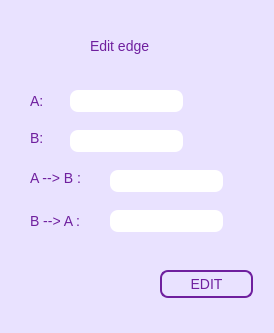
<?xml version="1.0" encoding="UTF-8"?>
<ui version="4.0">
 <class>Form_edge_edit</class>
 <widget class="QWidget" name="Form_edge_edit">
  <property name="geometry">
   <rect>
    <x>0</x>
    <y>0</y>
    <width>274</width>
    <height>333</height>
   </rect>
  </property>
  <property name="minimumSize">
   <size>
    <width>274</width>
    <height>333</height>
   </size>
  </property>
  <property name="maximumSize">
   <size>
    <width>274</width>
    <height>333</height>
   </size>
  </property>
  <property name="windowTitle">
   <string>edit edge</string>
  </property>
  <property name="styleSheet">
   <string notr="true">QWidget
{
background-color: rgb(233, 226, 255);
font-size: 14px;
font-family: &quot;System&quot;;
color: rgb(111, 31, 158);
}

QLineEdit
{
background-color: rgb(255, 255, 255);
border-radius: 8px;
}

QPushButton
{
background-color: rgb(233, 226, 255);
border: 2px solid rgb(111, 31, 158);
border-radius: 8px;
color: rgb(111, 31, 158);
}

QPushButton:hover
{
	background-color: rgb(176, 170, 255)
}

QPushButton:pressed
{
	background-color: rgb(152, 147, 220);
}


</string>
  </property>
  <widget class="QLabel" name="label_b">
   <property name="geometry">
    <rect>
     <x>30</x>
     <y>130</y>
     <width>55</width>
     <height>16</height>
    </rect>
   </property>
   <property name="maximumSize">
    <size>
     <width>274</width>
     <height>333</height>
    </size>
   </property>
   <property name="text">
    <string>B:</string>
   </property>
  </widget>
  <widget class="QLabel" name="label_title">
   <property name="geometry">
    <rect>
     <x>90</x>
     <y>30</y>
     <width>101</width>
     <height>31</height>
    </rect>
   </property>
   <property name="maximumSize">
    <size>
     <width>274</width>
     <height>333</height>
    </size>
   </property>
   <property name="styleSheet">
    <string notr="true">font-size: 14px;
font-family: &quot;System&quot;;</string>
   </property>
   <property name="text">
    <string>Edit edge</string>
   </property>
  </widget>
  <widget class="QLabel" name="label_ba">
   <property name="geometry">
    <rect>
     <x>30</x>
     <y>210</y>
     <width>71</width>
     <height>21</height>
    </rect>
   </property>
   <property name="maximumSize">
    <size>
     <width>274</width>
     <height>333</height>
    </size>
   </property>
   <property name="text">
    <string>B --&gt; A :</string>
   </property>
  </widget>
  <widget class="QLineEdit" name="lineEdit_ba">
   <property name="geometry">
    <rect>
     <x>110</x>
     <y>210</y>
     <width>113</width>
     <height>22</height>
    </rect>
   </property>
   <property name="maximumSize">
    <size>
     <width>274</width>
     <height>333</height>
    </size>
   </property>
   <property name="styleSheet">
    <string notr="true"/>
   </property>
  </widget>
  <widget class="QLineEdit" name="lineEdit_ab">
   <property name="geometry">
    <rect>
     <x>110</x>
     <y>170</y>
     <width>113</width>
     <height>22</height>
    </rect>
   </property>
   <property name="maximumSize">
    <size>
     <width>274</width>
     <height>333</height>
    </size>
   </property>
   <property name="styleSheet">
    <string notr="true"/>
   </property>
  </widget>
  <widget class="QPushButton" name="pB_edit_edge">
   <property name="geometry">
    <rect>
     <x>160</x>
     <y>270</y>
     <width>93</width>
     <height>28</height>
    </rect>
   </property>
   <property name="maximumSize">
    <size>
     <width>274</width>
     <height>333</height>
    </size>
   </property>
   <property name="styleSheet">
    <string notr="true"/>
   </property>
   <property name="text">
    <string>EDIT</string>
   </property>
  </widget>
  <widget class="QLabel" name="label_ab">
   <property name="geometry">
    <rect>
     <x>30</x>
     <y>170</y>
     <width>71</width>
     <height>16</height>
    </rect>
   </property>
   <property name="maximumSize">
    <size>
     <width>274</width>
     <height>333</height>
    </size>
   </property>
   <property name="text">
    <string>A --&gt; B :</string>
   </property>
  </widget>
  <widget class="QLineEdit" name="lineEdit_a">
   <property name="geometry">
    <rect>
     <x>70</x>
     <y>90</y>
     <width>113</width>
     <height>22</height>
    </rect>
   </property>
   <property name="maximumSize">
    <size>
     <width>274</width>
     <height>333</height>
    </size>
   </property>
   <property name="styleSheet">
    <string notr="true"/>
   </property>
  </widget>
  <widget class="QLineEdit" name="lineEdit_b">
   <property name="geometry">
    <rect>
     <x>70</x>
     <y>130</y>
     <width>113</width>
     <height>22</height>
    </rect>
   </property>
   <property name="maximumSize">
    <size>
     <width>274</width>
     <height>333</height>
    </size>
   </property>
   <property name="styleSheet">
    <string notr="true"/>
   </property>
  </widget>
  <widget class="QLabel" name="label_a">
   <property name="geometry">
    <rect>
     <x>30</x>
     <y>90</y>
     <width>31</width>
     <height>21</height>
    </rect>
   </property>
   <property name="maximumSize">
    <size>
     <width>274</width>
     <height>333</height>
    </size>
   </property>
   <property name="text">
    <string>A:</string>
   </property>
  </widget>
 </widget>
 <resources/>
 <connections/>
</ui>
